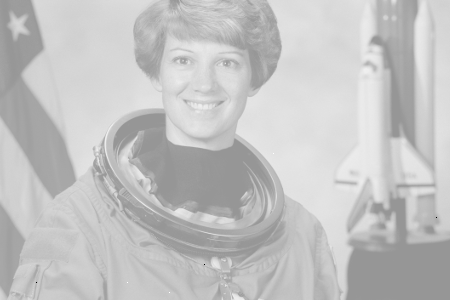
#> input picture image-processing/0004-flatten-the-curve/hazy.png, 450 x 300 px; the run also reads 1 picture not shown here
$ jupyter execute --allow-errors flatten_the_curve.ipynb
#> lines starting #> are read from the running program, lines starting #| are printed output that depends on the picture; after the words box and inside, x2 and y2 are one past the last pixel; in counts of white or black regions, pixels touching at a corner belong together
[cell 1]
import cv2 as cv
import matplotlib.pyplot as plt
import numpy as np

hazy_gray = cv.imread("hazy.png", cv.IMREAD_GRAYSCALE)
#> hazy_gray is the input picture: shape (300, 450); min 0, max 255, mean 194.3
hazy_color_rgb = cv.cvtColor(cv.imread("hazy_color.png"), cv.COLOR_BGR2RGB)
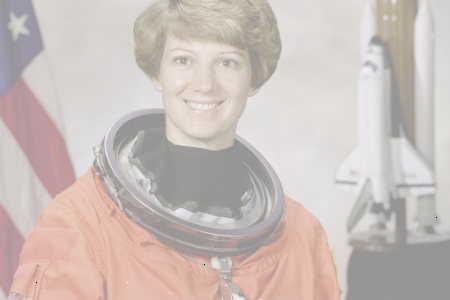
#> hazy_color_rgb: shape (300, 450, 3); mean R, G, B 202.9, 191.3, 187.3

[cell 2]
# Helper methods

def plot_histogram_cdf(axis, histogram, cdf, color_1="tab:red", color_2="tab:blue"):
    axis.set_xlabel("Pixel intensity")
    axis.set_ylabel("Pixel count", color=color_1)
    axis.plot(histogram, color=color_1)
    axis.tick_params(axis="y", labelcolor=color_1)

    axis_2 = axis.twinx()
    axis_2.set_ylabel("CDF Distribution", color=color_2)
    axis_2.plot(cdf, color=color_2)
    axis_2.tick_params(axis="y", labelcolor=color_2)


def plot_img_with_graphs(img_1, title_1, img_2, title_2):
    fig, ax = plt.subplots(nrows=2, ncols=2, figsize=(12, 8))

    ax[0, 0].imshow(img_1, cmap="gray")
    ax[0, 0].set_title(title_1)

    ax[0, 1].imshow(img_2, cmap="gray")
    ax[0, 1].set_title(title_2)

    img_1_hist = np.bincount(img_1.ravel())
    img_2_hist = np.bincount(img_2.ravel())

    img_1_cdf = img_1_hist.cumsum()
    img_2_cdf = img_2_hist.cumsum()

    plot_histogram_cdf(ax[1, 0], img_1_hist, img_1_cdf)
    plot_histogram_cdf(ax[1, 1], img_2_hist, img_2_cdf)

[cell 3]
## Compare the three methods of getting histograms (counts)
np_bin_counts = np.bincount(hazy_gray.ravel(), minlength=256)
#> np_bin_counts = 256 values, max 9012 at index 150, min 0 at index 1, mean 527.3
np_hist_counts, np_hist_edges = np.histogram(hazy_gray, bins=256, range=(0, 256))
#> np_hist_counts has the same summary as np_bin_counts; np_hist_edges = 257 values from 0 to 256
cv_hist_counts = cv.calcHist([hazy_gray], [0], None, [256], [0, 256])
#> cv_hist_counts has the same summary as np_bin_counts

### Assert that the three histogram computations are equal to each other
assert np.array_equal(np_bin_counts, np_hist_counts)
#> (the rest of this cell did not finish here and is left out)

[cell 4]
## Calculate the Cumulative Frequency Distribution (CDF) -> Using `np_bin_counts`
hazy_gray_cdf = np_bin_counts.cumsum()
#> hazy_gray_cdf = 256 values from 3 to 135000

fig, ax = plt.subplots()
plot_histogram_cdf(ax, np_bin_counts, hazy_gray_cdf)
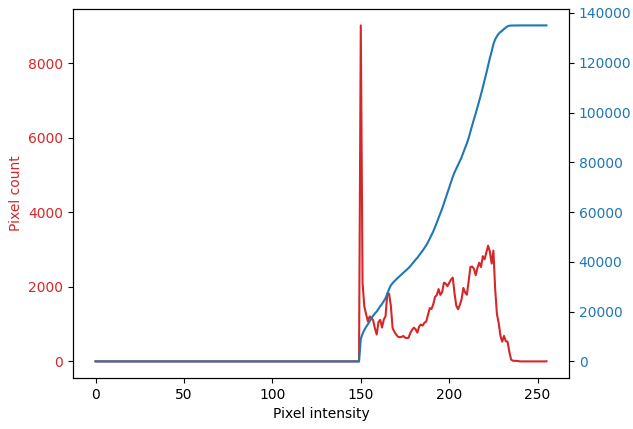
#> figure drawn by matplotlib, 2 panels; panel 1: curve peaks at x = 150, y = 9012; panel 2: curve peaks at x = 255, y = 135000

1. The image staying at 0 till the 150 mark tells me that the image is washed out, because all pixel values sit between 150 and 256 levels. Low contrast
2. I cannot see the tiny bars at 0 and 255 yet, but I believe that those are the brightest and the darkest spots. Currently it appears the image doesn't have a truly bright and/or truly dark portion

[cell 5]
## Normalize the image (min_max)
hazy_norm = cv.normalize(hazy_gray, None, 0, 255, cv.NORM_MINMAX)

print(f"""Image Dimensions:
Minimum pixel: {hazy_norm.min()}
Maximum pixel: {hazy_norm.max()}
""")
#| Image Dimensions:
#| Minimum pixel: 0
#| Maximum pixel: 255

assert np.array_equal(hazy_gray, hazy_norm)

The array is the same because the image already has a 0px dark area and a 255px bright area. So, normalizing using minmax won't work.

[cell 6]
def manually_equalize_hist(img, should_truncate=False):
    counts = np.bincount(img.ravel(), minlength=256)
    cdf = counts.cumsum()
    cdf_min = cdf[counts > 0][0]
    if should_truncate:
        lut_raw = (cdf - cdf_min) / (img.size - cdf_min) * 255
        lut = lut_raw.astype(np.uint8)
    else:
        lut = np.round((cdf - cdf_min) / (img.size - cdf_min) * 255).clip(0, 255).astype(np.uint8)

    return lut[img]


## Compare Automatic vs manual Histogram equalization
auto_hist_equ = cv.equalizeHist(hazy_gray)
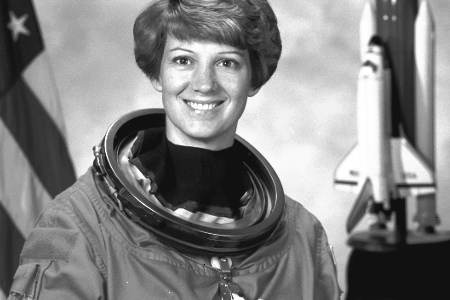
#> auto_hist_equ: shape (300, 450); min 0, max 255, mean 129.7
manual_hist_equ = manually_equalize_hist(hazy_gray)
#> in manually_equalize_hist, `counts = np.bincount(img.ravel(), minlength=256)`: counts has the same summary as np_bin_counts outside manually_equalize_hist
#> in manually_equalize_hist, `cdf_min = cdf[counts > 0][0]`: cdf_min = 3
#> in manually_equalize_hist, `lut = np.round((cdf - cdf_min) / (img.size - cdf_min) * 255).clip(0, 2..`: lut = 256 values from 0 to 255

assert np.array_equal(auto_hist_equ, manual_hist_equ)

## Assert that truncation causes the two equalization approaches to differ
manual_trunc_hist_equ = manually_equalize_hist(hazy_gray, should_truncate=True)
assert not np.array_equal(manual_hist_equ, manual_trunc_hist_equ)

### Assert that truncating pushes a value down
manual_equ_diff = manual_hist_equ.astype(int) - manual_trunc_hist_equ.astype(int)
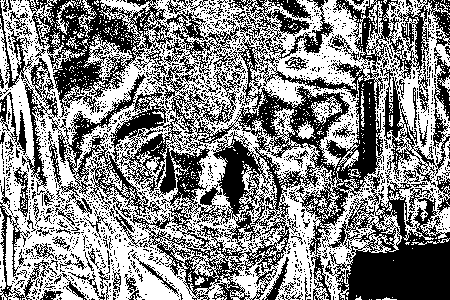
#> manual_equ_diff: shape (300, 450) int64; values 0 (black) and 1 (white), 53.1% white; 1731 black regions (1636 under 20 px), largest, box (x1, y1, x2, y2) and area: (0, 0, 450, 300) 38683, (325, 170, 450, 300) 8308, (228, 0, 334, 60) 2095
assert manual_equ_diff.min() >= 0 and manual_equ_diff.max() <= 1 and manual_equ_diff.any()

[cell 7]
## Plot the 2x2 grid of the original vrs the Histogram equalization and their histogram vs CDF distribution
plot_img_with_graphs(
        img_1=hazy_gray,
        title_1="Original Image",
        img_2=auto_hist_equ,
        title_2="Histogram Equalization"
)
#> in plot_img_with_graphs, `img_1_hist = np.bincount(img_1.ravel())`: img_1_hist has the same summary as np_bin_counts outside plot_img_with_graphs
#> in plot_img_with_graphs, `img_2_hist = np.bincount(img_2.ravel())`: img_2_hist = 256 values, max 9012 at index 17, min 0 at index 1, mean 527.3
#> in plot_img_with_graphs, `img_1_cdf = img_1_hist.cumsum()`: img_1_cdf = 256 values from 3 to 135000
#> figure, not shown here; panel 3: curve peaks at x = 150, y = 9012; panel 4: curve peaks at x = 17, y = 9012; panel 5: curve peaks at x = 255, y = 135000; panel 6: curve peaks at x = 255, y = 135000

[cell 8]
def equalize_by_splitting(img_rgb):
    red_channel_eq = cv.equalizeHist(img_rgb[:, :, 0])
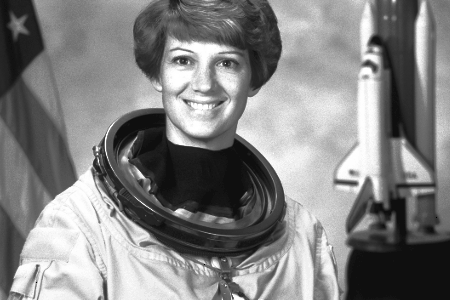
#> red_channel_eq: shape (300, 450); min 0, max 255, mean 130.1
    green_channel_eq = cv.equalizeHist(img_rgb[:, :, 1])
    blue_channel_eq = cv.equalizeHist(img_rgb[:, :, 2])
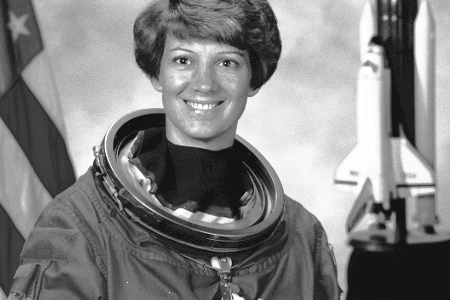
#> blue_channel_eq: shape (300, 450); min 0, max 255, mean 129.9

    return np.dstack([red_channel_eq, green_channel_eq, blue_channel_eq])
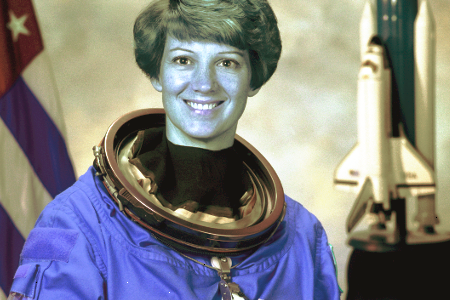
#> returned value: shape (300, 450, 3); mean of channels 0, 1, 2 130.1, 129.8, 129.9; drawn as B, G, R


def equalize_with_ycrcb(img_rgb):
    ycrcb = cv.cvtColor(img_rgb, cv.COLOR_RGB2YCrCb)
#> ycrcb: shape (300, 450, 3); mean of channels 0, 1, 2 194.3, 134.1, 124
    ycrcb[:, :, 0] = cv.equalizeHist(ycrcb[:, :, 0])
#> ycrcb: shape (300, 450, 3); mean of channels 0, 1, 2 129.7, 134.1, 124

    return cv.cvtColor(ycrcb, cv.COLOR_YCrCb2RGB)
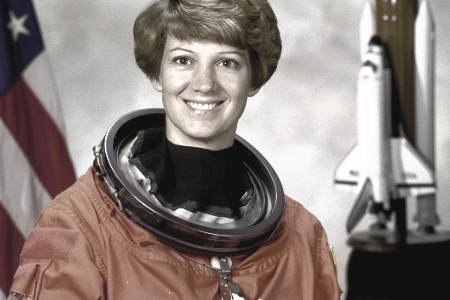
#> returned value: shape (300, 450, 3); mean R, G, B 138.1, 126.8, 122.5


split_channel_equ = equalize_by_splitting(hazy_color_rgb)
ycrcb_equ = equalize_with_ycrcb(hazy_color_rgb)

fig, (plt_1, plt_2, plt_3) = plt.subplots(nrows=1, ncols=3, figsize=(15, 5))

plt_1.imshow(hazy_color_rgb, cmap="gray")
plt_1.set_title("Original")

plt_2.imshow(split_channel_equ, cmap="gray")
plt_2.set_title("Equalized by splitting channels (a)")

plt_3.imshow(ycrcb_equ, cmap="gray")
plt_3.set_title("Equalizing the Y in YcRCB (b)")

fig.tight_layout()

By splitting each channel and equalizing, each channel is given a different non-linear curve, so the balance between the colours shift. In this scenario, the background wall and some parts of her hair appear shifted towards blue.

[cell 9]
## CLAHE application on the gray image

clahe_equ = cv.createCLAHE(clipLimit=2.0, tileGridSize=(8, 8)).apply(hazy_gray)
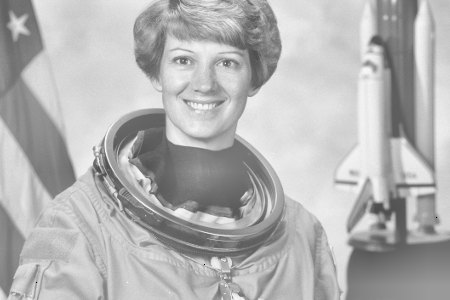
#> clahe_equ: shape (300, 450); min 1, max 255, mean 178.8

plot_img_with_graphs(
        img_1=auto_hist_equ,
        title_1="Global Equalization",
        img_2=clahe_equ,
        title_2="CLAHE Equalization"
)
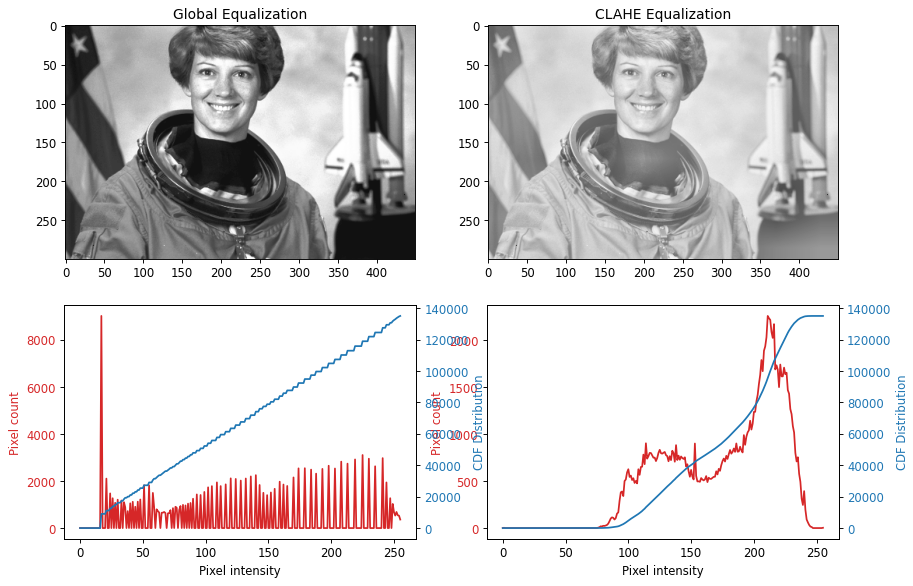
#> figure drawn by matplotlib, 6 panels; panel 3: curve peaks at x = 17, y = 9012; panel 4: curve peaks at x = 211, y = 2261; panel 5: curve peaks at x = 255, y = 135000; panel 6: curve peaks at x = 255, y = 135000
